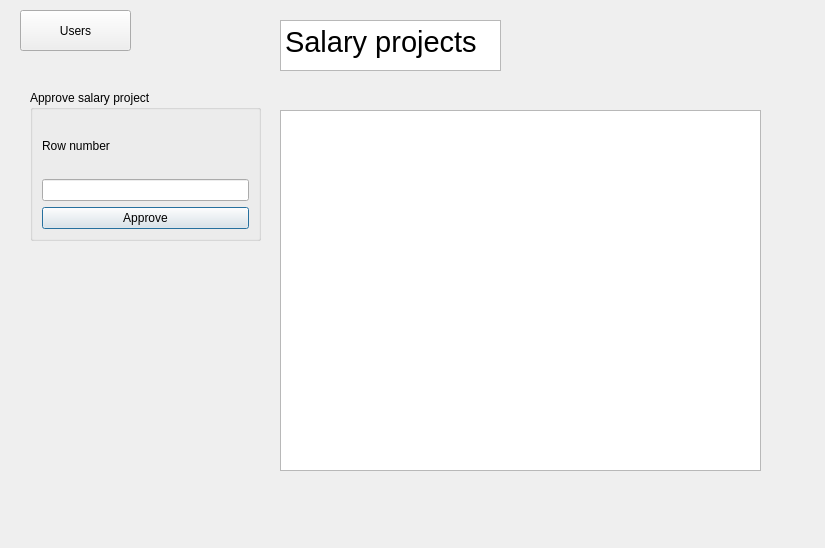
<?xml version="1.0" encoding="UTF-8"?>
<ui version="4.0">
 <class>manager_salary_project</class>
 <widget class="QDialog" name="manager_salary_project">
  <property name="geometry">
   <rect>
    <x>0</x>
    <y>0</y>
    <width>825</width>
    <height>548</height>
   </rect>
  </property>
  <property name="windowTitle">
   <string>Dialog</string>
  </property>
  <widget class="QTextBrowser" name="textBrowser">
   <property name="geometry">
    <rect>
     <x>280</x>
     <y>20</y>
     <width>221</width>
     <height>51</height>
    </rect>
   </property>
   <property name="html">
    <string>&lt;!DOCTYPE HTML PUBLIC &quot;-//W3C//DTD HTML 4.0//EN&quot; &quot;http://www.w3.org/TR/REC-html40/strict.dtd&quot;&gt;
&lt;html&gt;&lt;head&gt;&lt;meta name=&quot;qrichtext&quot; content=&quot;1&quot; /&gt;&lt;style type=&quot;text/css&quot;&gt;
p, li { white-space: pre-wrap; }
&lt;/style&gt;&lt;/head&gt;&lt;body style=&quot; font-family:'Ubuntu'; font-size:11pt; font-weight:400; font-style:normal;&quot;&gt;
&lt;p style=&quot; margin-top:0px; margin-bottom:0px; margin-left:0px; margin-right:0px; -qt-block-indent:0; text-indent:0px;&quot;&gt;&lt;span style=&quot; font-size:22pt;&quot;&gt;Salary projects&lt;/span&gt;&lt;/p&gt;&lt;/body&gt;&lt;/html&gt;</string>
   </property>
  </widget>
  <widget class="QTableView" name="table">
   <property name="geometry">
    <rect>
     <x>280</x>
     <y>110</y>
     <width>481</width>
     <height>361</height>
    </rect>
   </property>
  </widget>
  <widget class="QGroupBox" name="groupBox">
   <property name="geometry">
    <rect>
     <x>30</x>
     <y>90</y>
     <width>231</width>
     <height>151</height>
    </rect>
   </property>
   <property name="title">
    <string>Approve salary project</string>
   </property>
   <layout class="QVBoxLayout" name="verticalLayout">
    <item>
     <widget class="QLabel" name="label">
      <property name="text">
       <string>Row number</string>
      </property>
     </widget>
    </item>
    <item>
     <widget class="QLineEdit" name="row_number"/>
    </item>
    <item>
     <widget class="QPushButton" name="pushButton">
      <property name="text">
       <string>Approve</string>
      </property>
     </widget>
    </item>
   </layout>
  </widget>
  <widget class="QPushButton" name="pushButton_2">
   <property name="geometry">
    <rect>
     <x>20</x>
     <y>10</y>
     <width>111</width>
     <height>41</height>
    </rect>
   </property>
   <property name="text">
    <string>Users</string>
   </property>
  </widget>
 </widget>
 <resources/>
 <connections/>
</ui>
